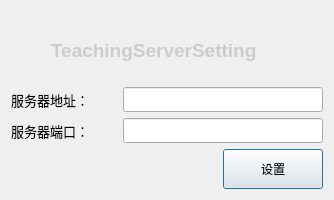
<?xml version="1.0" encoding="UTF-8"?>
<ui version="4.0">
 <class>ServerSettingDialog</class>
 <widget class="QDialog" name="ServerSettingDialog">
  <property name="geometry">
   <rect>
    <x>0</x>
    <y>0</y>
    <width>334</width>
    <height>200</height>
   </rect>
  </property>
  <property name="minimumSize">
   <size>
    <width>300</width>
    <height>200</height>
   </size>
  </property>
  <property name="maximumSize">
   <size>
    <width>334</width>
    <height>200</height>
   </size>
  </property>
  <property name="windowTitle">
   <string>Server Setting</string>
  </property>
  <layout class="QGridLayout" name="gridLayout">
   <item row="0" column="0">
    <layout class="QVBoxLayout" name="verticalLayout">
     <item>
      <widget class="QLabel" name="label">
       <property name="minimumSize">
        <size>
         <width>280</width>
         <height>80</height>
        </size>
       </property>
       <property name="maximumSize">
        <size>
         <width>280</width>
         <height>80</height>
        </size>
       </property>
       <property name="styleSheet">
        <string notr="true"/>
       </property>
       <property name="frameShape">
        <enum>QFrame::NoFrame</enum>
       </property>
       <property name="frameShadow">
        <enum>QFrame::Plain</enum>
       </property>
       <property name="text">
        <string>&lt;!DOCTYPE HTML PUBLIC &quot;-//W3C//DTD HTML 4.0//EN&quot; &quot;http://www.w3.org/TR/REC-html40/strict.dtd&quot;&gt;
&lt;html&gt;&lt;head&gt;&lt;meta name=&quot;qrichtext&quot; content=&quot;1&quot; /&gt;&lt;style type=&quot;text/css&quot;&gt;
p, li { white-space: pre-wrap; }
&lt;/style&gt;&lt;/head&gt;&lt;body style=&quot; font-family:'MS Shell Dlg 2'; font-size:8.25pt; font-weight:400; font-style:normal;&quot;&gt;
&lt;p style=&quot; margin-top:0px; margin-bottom:0px; margin-left:0px; margin-right:0px; -qt-block-indent:0; text-indent:0px;&quot;&gt;&lt;span style=&quot; font-size:14pt; font-weight:600; color:#cccccc;&quot;&gt;TeachingServerSetting&lt;/span&gt;&lt;/p&gt;&lt;/body&gt;&lt;/html&gt;</string>
       </property>
       <property name="indent">
        <number>40</number>
       </property>
      </widget>
     </item>
     <item>
      <layout class="QHBoxLayout" name="horizontalLayout">
       <item>
        <widget class="QLabel" name="label_2">
         <property name="font">
          <font>
           <pointsize>10</pointsize>
          </font>
         </property>
         <property name="text">
          <string>服务器地址：</string>
         </property>
        </widget>
       </item>
       <item>
        <widget class="QLineEdit" name="ipAddressEdit">
         <property name="minimumSize">
          <size>
           <width>200</width>
           <height>25</height>
          </size>
         </property>
         <property name="maximumSize">
          <size>
           <width>200</width>
           <height>25</height>
          </size>
         </property>
         <property name="font">
          <font>
           <pointsize>12</pointsize>
          </font>
         </property>
         <property name="focusPolicy">
          <enum>Qt::StrongFocus</enum>
         </property>
        </widget>
       </item>
      </layout>
     </item>
     <item>
      <layout class="QHBoxLayout" name="horizontalLayout_2">
       <item>
        <widget class="QLabel" name="label_3">
         <property name="font">
          <font>
           <pointsize>10</pointsize>
          </font>
         </property>
         <property name="text">
          <string>服务器端口：</string>
         </property>
        </widget>
       </item>
       <item>
        <widget class="QLineEdit" name="portEdit">
         <property name="minimumSize">
          <size>
           <width>200</width>
           <height>25</height>
          </size>
         </property>
         <property name="maximumSize">
          <size>
           <width>200</width>
           <height>25</height>
          </size>
         </property>
         <property name="font">
          <font>
           <pointsize>12</pointsize>
          </font>
         </property>
        </widget>
       </item>
      </layout>
     </item>
     <item>
      <layout class="QHBoxLayout" name="horizontalLayout_3">
       <item>
        <spacer name="horizontalSpacer">
         <property name="orientation">
          <enum>Qt::Horizontal</enum>
         </property>
         <property name="sizeHint" stdset="0">
          <size>
           <width>60</width>
           <height>20</height>
          </size>
         </property>
        </spacer>
       </item>
       <item>
        <widget class="QPushButton" name="settingBtn">
         <property name="minimumSize">
          <size>
           <width>100</width>
           <height>40</height>
          </size>
         </property>
         <property name="maximumSize">
          <size>
           <width>100</width>
           <height>40</height>
          </size>
         </property>
         <property name="text">
          <string>设置</string>
         </property>
        </widget>
       </item>
      </layout>
     </item>
    </layout>
   </item>
  </layout>
 </widget>
 <resources/>
 <connections/>
</ui>
